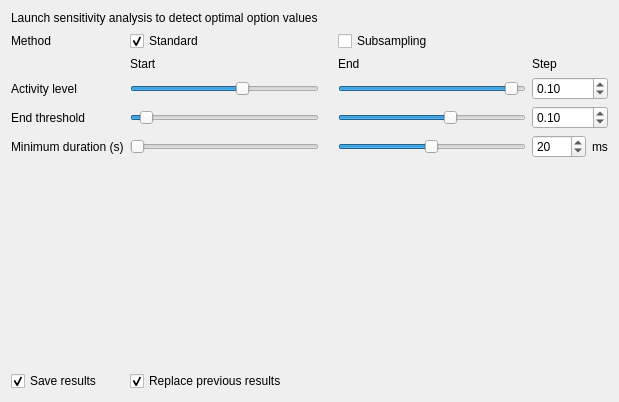
<?xml version="1.0" encoding="UTF-8"?>
<ui version="4.0">
 <class>SensitivityOptions</class>
 <widget class="QWidget" name="SensitivityOptions">
  <property name="geometry">
   <rect>
    <x>0</x>
    <y>0</y>
    <width>618</width>
    <height>402</height>
   </rect>
  </property>
  <property name="windowTitle">
   <string>Form</string>
  </property>
  <layout class="QGridLayout" name="gridLayout">
   <item row="6" column="1">
    <widget class="LabeledSlider" name="slider_min_duration_start">
     <property name="minimum">
      <number>10</number>
     </property>
     <property name="maximum">
      <number>1000</number>
     </property>
     <property name="singleStep">
      <number>10</number>
     </property>
     <property name="pageStep">
      <number>100</number>
     </property>
     <property name="sliderPosition">
      <number>10</number>
     </property>
     <property name="orientation">
      <enum>Qt::Horizontal</enum>
     </property>
    </widget>
   </item>
   <item row="6" column="3">
    <widget class="LabeledSlider" name="slider_min_duration_end">
     <property name="minimum">
      <number>10</number>
     </property>
     <property name="maximum">
      <number>1000</number>
     </property>
     <property name="singleStep">
      <number>10</number>
     </property>
     <property name="pageStep">
      <number>100</number>
     </property>
     <property name="value">
      <number>500</number>
     </property>
     <property name="orientation">
      <enum>Qt::Horizontal</enum>
     </property>
    </widget>
   </item>
   <item row="9" column="0">
    <widget class="QCheckBox" name="checkbox_save">
     <property name="text">
      <string>Save results</string>
     </property>
     <property name="checked">
      <bool>true</bool>
     </property>
    </widget>
   </item>
   <item row="9" column="1">
    <widget class="QCheckBox" name="checkbox_overwrite">
     <property name="text">
      <string>Replace previous results</string>
     </property>
     <property name="checked">
      <bool>true</bool>
     </property>
    </widget>
   </item>
   <item row="5" column="1">
    <widget class="LabeledSlider" name="slider_end_threshold_start">
     <property name="value">
      <number>5</number>
     </property>
     <property name="orientation">
      <enum>Qt::Horizontal</enum>
     </property>
    </widget>
   </item>
   <item row="0" column="0" colspan="3">
    <widget class="QLabel" name="label">
     <property name="text">
      <string>Launch sensitivity analysis to detect optimal option values</string>
     </property>
    </widget>
   </item>
   <item row="6" column="0">
    <widget class="QLabel" name="label_3">
     <property name="text">
      <string>Minimum duration (s)</string>
     </property>
    </widget>
   </item>
   <item row="4" column="3">
    <widget class="LabeledSlider" name="slider_activity_end">
     <property name="value">
      <number>95</number>
     </property>
     <property name="orientation">
      <enum>Qt::Horizontal</enum>
     </property>
    </widget>
   </item>
   <item row="4" column="0">
    <widget class="QLabel" name="label_2">
     <property name="sizePolicy">
      <sizepolicy hsizetype="Maximum" vsizetype="Preferred">
       <horstretch>0</horstretch>
       <verstretch>0</verstretch>
      </sizepolicy>
     </property>
     <property name="text">
      <string>Activity level</string>
     </property>
    </widget>
   </item>
   <item row="5" column="0">
    <widget class="QLabel" name="label_4">
     <property name="text">
      <string>End threshold</string>
     </property>
    </widget>
   </item>
   <item row="6" column="2">
    <widget class="QLabel" name="label_9">
     <property name="text">
      <string/>
     </property>
    </widget>
   </item>
   <item row="3" column="1">
    <widget class="QLabel" name="label_5">
     <property name="text">
      <string>Start</string>
     </property>
    </widget>
   </item>
   <item row="5" column="3">
    <widget class="LabeledSlider" name="slider_end_threshold_end">
     <property name="value">
      <number>60</number>
     </property>
     <property name="orientation">
      <enum>Qt::Horizontal</enum>
     </property>
    </widget>
   </item>
   <item row="3" column="3">
    <widget class="QLabel" name="label_7">
     <property name="text">
      <string>End</string>
     </property>
    </widget>
   </item>
   <item row="7" column="0" colspan="5">
    <spacer name="verticalSpacer">
     <property name="orientation">
      <enum>Qt::Vertical</enum>
     </property>
     <property name="sizeHint" stdset="0">
      <size>
       <width>597</width>
       <height>238</height>
      </size>
     </property>
    </spacer>
   </item>
   <item row="4" column="1">
    <widget class="LabeledSlider" name="slider_activity_start">
     <property name="sizePolicy">
      <sizepolicy hsizetype="Preferred" vsizetype="Fixed">
       <horstretch>0</horstretch>
       <verstretch>0</verstretch>
      </sizepolicy>
     </property>
     <property name="value">
      <number>60</number>
     </property>
     <property name="orientation">
      <enum>Qt::Horizontal</enum>
     </property>
    </widget>
   </item>
   <item row="3" column="4">
    <widget class="QLabel" name="label_6">
     <property name="text">
      <string>Step</string>
     </property>
    </widget>
   </item>
   <item row="5" column="4">
    <layout class="QHBoxLayout" name="horizontalLayout_3">
     <item>
      <widget class="QDoubleSpinBox" name="spin_end_threshold_step">
       <property name="decimals">
        <number>2</number>
       </property>
       <property name="maximum">
        <double>0.990000000000000</double>
       </property>
       <property name="singleStep">
        <double>0.010000000000000</double>
       </property>
       <property name="value">
        <double>0.100000000000000</double>
       </property>
      </widget>
     </item>
    </layout>
   </item>
   <item row="6" column="4">
    <layout class="QHBoxLayout" name="horizontalLayout_2">
     <item>
      <widget class="QSpinBox" name="spin_duration_step">
       <property name="maximum">
        <number>1000</number>
       </property>
       <property name="singleStep">
        <number>10</number>
       </property>
       <property name="value">
        <number>20</number>
       </property>
      </widget>
     </item>
     <item>
      <widget class="QLabel" name="label_8">
       <property name="text">
        <string>ms</string>
       </property>
      </widget>
     </item>
    </layout>
   </item>
   <item row="4" column="4">
    <layout class="QHBoxLayout" name="horizontalLayout">
     <item>
      <widget class="QDoubleSpinBox" name="spin_activity_step">
       <property name="decimals">
        <number>2</number>
       </property>
       <property name="maximum">
        <double>0.990000000000000</double>
       </property>
       <property name="singleStep">
        <double>0.010000000000000</double>
       </property>
       <property name="value">
        <double>0.100000000000000</double>
       </property>
      </widget>
     </item>
    </layout>
   </item>
   <item row="1" column="0">
    <widget class="QLabel" name="label_10">
     <property name="text">
      <string>Method</string>
     </property>
    </widget>
   </item>
   <item row="1" column="1">
    <widget class="QCheckBox" name="checkbox_method_standard">
     <property name="text">
      <string>Standard</string>
     </property>
     <property name="checked">
      <bool>true</bool>
     </property>
     <attribute name="buttonGroup">
      <string notr="true">method_group</string>
     </attribute>
    </widget>
   </item>
   <item row="1" column="3">
    <widget class="QCheckBox" name="checkbox_method_subsampling">
     <property name="text">
      <string>Subsampling</string>
     </property>
     <property name="checked">
      <bool>false</bool>
     </property>
     <attribute name="buttonGroup">
      <string notr="true">method_group</string>
     </attribute>
    </widget>
   </item>
  </layout>
 </widget>
 <customwidgets>
  <customwidget>
   <class>LabeledSlider</class>
   <extends>QSlider</extends>
   <header>gui.widgets.common.labeled_slider.h</header>
  </customwidget>
 </customwidgets>
 <resources/>
 <connections/>
 <buttongroups>
  <buttongroup name="method_group">
   <property name="exclusive">
    <bool>false</bool>
   </property>
  </buttongroup>
 </buttongroups>
</ui>
